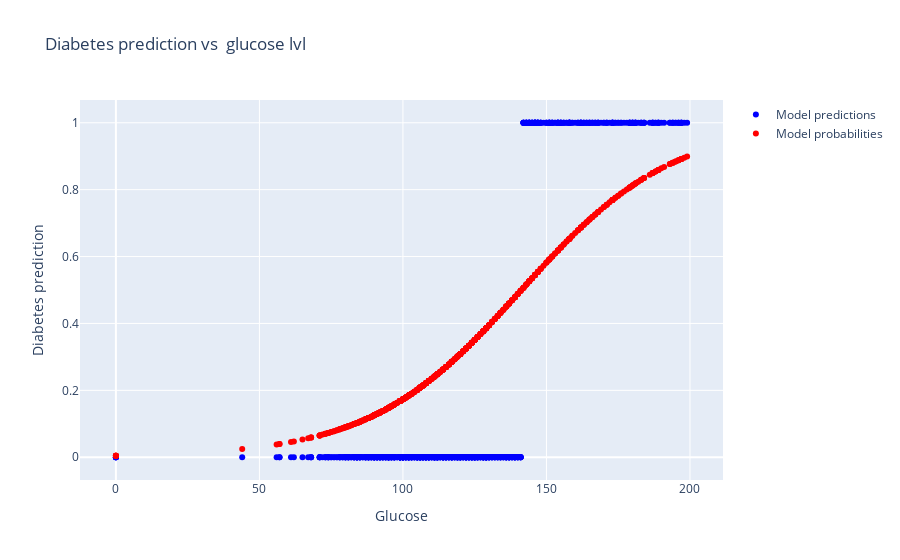

Source (notebook cell):
### Code cell
fig = go.Figure()

fig.add_trace(go.Scatter(x = predictions_df['Glucose'] , y = predictions_df['sklearn_y_predictions'] , mode='markers', name='Model predictions', marker={'color':'blue'}))

fig.add_trace(go.Scatter(x = predictions_df['Glucose'] , y = predictions_df['sklearn_y_Probability'] , mode='markers', name='Model probabilities', marker={'color':'red'}))

fig.update_layout(
    title="Diabetes prediction vs  glucose lvl",
    xaxis_title="Glucose",
    yaxis_title="Diabetes prediction"
)
fig.show()

### Figure 1 — Plotly figure (JSON) as saved in the notebook; plotly's stock layout.template omitted (floating-point values rounded to 4 significant figures; data arrays with more than 128 entries replaced by an {"elided": "..."} marker saying what was removed)
{"data": [{"marker": {"color": "blue"}, "mode": "markers", "name": "Model predictions", "type": "scatter", "x": {"elided": "768 int values"}, "y": {"elided": "768 int values"}}, {"marker": {"color": "red"}, "mode": "markers", "name": "Model probabilities", "type": "scatter", "x": {"elided": "768 int values"}, "y": {"elided": "768 float values"}}], "layout": {"title": {"text": "Diabetes prediction vs  glucose lvl"}, "xaxis": {"title": {"text": "Glucose"}}, "yaxis": {"title": {"text": "Diabetes prediction"}}}}
